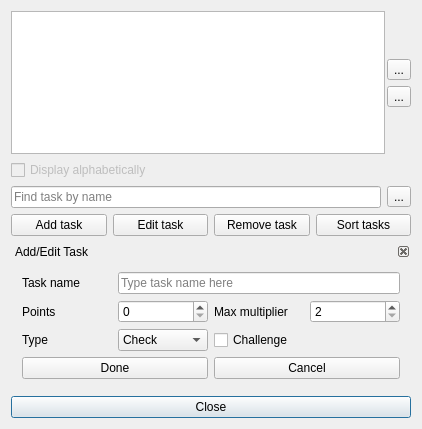
<?xml version="1.0" encoding="UTF-8"?>
<ui version="4.0">
 <class>Gui_TaskEdit</class>
 <widget class="QDialog" name="Gui_TaskEdit">
  <property name="geometry">
   <rect>
    <x>0</x>
    <y>0</y>
    <width>422</width>
    <height>429</height>
   </rect>
  </property>
  <property name="windowTitle">
   <string>Task list</string>
  </property>
  <property name="windowIcon">
   <iconset resource="resources.qrc">
    <normaloff>:/icons/task_dialog_16</normaloff>:/icons/task_dialog_16</iconset>
  </property>
  <layout class="QVBoxLayout" name="verticalLayout_3">
   <item>
    <layout class="QHBoxLayout" name="taskLayout">
     <property name="spacing">
      <number>2</number>
     </property>
     <item>
      <widget class="QListView" name="taskList">
       <property name="editTriggers">
        <set>QAbstractItemView::NoEditTriggers</set>
       </property>
      </widget>
     </item>
     <item>
      <layout class="QVBoxLayout" name="layoutMove">
       <item>
        <spacer name="verticalSpacer">
         <property name="orientation">
          <enum>Qt::Vertical</enum>
         </property>
         <property name="sizeHint" stdset="0">
          <size>
           <width>20</width>
           <height>40</height>
          </size>
         </property>
        </spacer>
       </item>
       <item>
        <widget class="QToolButton" name="upButton">
         <property name="text">
          <string>...</string>
         </property>
         <property name="icon">
          <iconset resource="resources.qrc">
           <normaloff>:/icons/up_16</normaloff>:/icons/up_16</iconset>
         </property>
        </widget>
       </item>
       <item>
        <widget class="QToolButton" name="downButton">
         <property name="text">
          <string>...</string>
         </property>
         <property name="icon">
          <iconset resource="resources.qrc">
           <normaloff>:/icons/down_16</normaloff>:/icons/down_16</iconset>
         </property>
        </widget>
       </item>
       <item>
        <spacer name="verticalSpacer_2">
         <property name="orientation">
          <enum>Qt::Vertical</enum>
         </property>
         <property name="sizeHint" stdset="0">
          <size>
           <width>20</width>
           <height>40</height>
          </size>
         </property>
        </spacer>
       </item>
      </layout>
     </item>
    </layout>
   </item>
   <item>
    <widget class="QCheckBox" name="sortCheck">
     <property name="enabled">
      <bool>false</bool>
     </property>
     <property name="text">
      <string>Display alphabetically</string>
     </property>
    </widget>
   </item>
   <item>
    <layout class="QGridLayout" name="findLayout">
     <item row="0" column="0">
      <widget class="QLineEdit" name="findTask">
       <property name="text">
        <string/>
       </property>
       <property name="placeholderText">
        <string>Find task by name</string>
       </property>
      </widget>
     </item>
     <item row="0" column="1">
      <widget class="QToolButton" name="clearText">
       <property name="text">
        <string>...</string>
       </property>
       <property name="icon">
        <iconset>
         <normaloff>:/icons/clear_22</normaloff>:/icons/clear_22</iconset>
       </property>
      </widget>
     </item>
    </layout>
   </item>
   <item>
    <layout class="QGridLayout" name="addRemoveTaskLayout">
     <item row="1" column="0">
      <widget class="QPushButton" name="addTaskButton">
       <property name="text">
        <string>Add task</string>
       </property>
       <property name="icon">
        <iconset resource="resources.qrc">
         <normaloff>:/icons/task_add_16</normaloff>:/icons/task_add_16</iconset>
       </property>
      </widget>
     </item>
     <item row="1" column="2">
      <widget class="QPushButton" name="removeTaskButton">
       <property name="text">
        <string>Remove task</string>
       </property>
       <property name="icon">
        <iconset resource="resources.qrc">
         <normaloff>:/icons/task_remove_16</normaloff>:/icons/task_remove_16</iconset>
       </property>
      </widget>
     </item>
     <item row="1" column="1">
      <widget class="QPushButton" name="editTaskButton">
       <property name="text">
        <string>Edit task</string>
       </property>
       <property name="icon">
        <iconset resource="resources.qrc">
         <normaloff>:/icons/task_edit_16</normaloff>:/icons/task_edit_16</iconset>
       </property>
      </widget>
     </item>
     <item row="1" column="3">
      <widget class="QPushButton" name="sortButton">
       <property name="enabled">
        <bool>true</bool>
       </property>
       <property name="text">
        <string>Sort tasks</string>
       </property>
      </widget>
     </item>
    </layout>
   </item>
   <item>
    <widget class="QDockWidget" name="addEditWidget">
     <property name="contextMenuPolicy">
      <enum>Qt::NoContextMenu</enum>
     </property>
     <property name="features">
      <set>QDockWidget::DockWidgetClosable</set>
     </property>
     <property name="windowTitle">
      <string>Add/Edit Task</string>
     </property>
     <widget class="QWidget" name="dockWidgetContents">
      <layout class="QVBoxLayout" name="verticalLayout_2">
       <item>
        <layout class="QGridLayout" name="addEditLayout">
         <item row="0" column="0">
          <widget class="QLabel" name="taskNameLabel">
           <property name="text">
            <string>Task name</string>
           </property>
          </widget>
         </item>
         <item row="0" column="1" colspan="3">
          <widget class="QLineEdit" name="taskName">
           <property name="placeholderText">
            <string>Type task name here</string>
           </property>
          </widget>
         </item>
         <item row="2" column="0">
          <widget class="QLabel" name="taskTypeLabel">
           <property name="text">
            <string>Type</string>
           </property>
          </widget>
         </item>
         <item row="1" column="2">
          <widget class="QLabel" name="maxMultiLabel">
           <property name="text">
            <string>Max multiplier</string>
           </property>
          </widget>
         </item>
         <item row="1" column="0">
          <widget class="QLabel" name="pointsLabel">
           <property name="text">
            <string>Points</string>
           </property>
          </widget>
         </item>
         <item row="3" column="0" colspan="2">
          <widget class="QPushButton" name="doneButton">
           <property name="text">
            <string>Done</string>
           </property>
           <property name="icon">
            <iconset resource="resources.qrc">
             <normaloff>:/icons/ok_16</normaloff>:/icons/ok_16</iconset>
           </property>
          </widget>
         </item>
         <item row="3" column="2" colspan="2">
          <widget class="QPushButton" name="cancelButton">
           <property name="text">
            <string>Cancel</string>
           </property>
           <property name="icon">
            <iconset resource="resources.qrc">
             <normaloff>:/icons/cancel_16</normaloff>:/icons/cancel_16</iconset>
           </property>
          </widget>
         </item>
         <item row="2" column="2" colspan="2">
          <widget class="QCheckBox" name="taskChallenge">
           <property name="text">
            <string>Challenge</string>
           </property>
          </widget>
         </item>
         <item row="1" column="1">
          <widget class="QSpinBox" name="taskPoints"/>
         </item>
         <item row="1" column="3">
          <widget class="QSpinBox" name="taskMaxMulti">
           <property name="minimum">
            <number>2</number>
           </property>
          </widget>
         </item>
         <item row="2" column="1">
          <widget class="QComboBox" name="taskType">
           <property name="maxCount">
            <number>10</number>
           </property>
           <item>
            <property name="text">
             <string>Check</string>
            </property>
           </item>
           <item>
            <property name="text">
             <string>Multi</string>
            </property>
           </item>
           <item>
            <property name="text">
             <string>Special</string>
            </property>
           </item>
          </widget>
         </item>
        </layout>
       </item>
      </layout>
     </widget>
    </widget>
   </item>
   <item>
    <widget class="QPushButton" name="closeButton">
     <property name="text">
      <string>Close</string>
     </property>
     <property name="icon">
      <iconset resource="resources.qrc">
       <normaloff>:/icons/close_16</normaloff>:/icons/close_16</iconset>
     </property>
     <property name="autoDefault">
      <bool>false</bool>
     </property>
     <property name="default">
      <bool>true</bool>
     </property>
    </widget>
   </item>
  </layout>
 </widget>
 <layoutdefault spacing="6" margin="11"/>
 <resources>
  <include location="resources.qrc"/>
 </resources>
 <connections/>
</ui>
